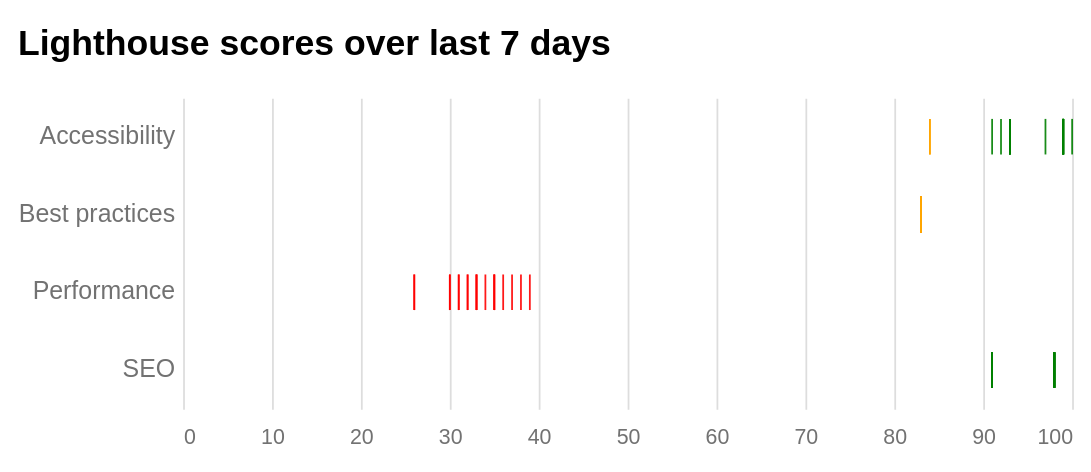

This figure's notebook cell:
### Code cell
alt.Chart(chart_df).mark_tick(height=20, opacity=0.9).encode(
    x=alt.X('value:Q', axis=alt.Axis(title=None)),
    y=alt.Y('metric:O', title=None),
    color=alt.Color("color:N", legend=None, scale=alt.Scale(domain=["green", "orange", "red"], range=["green", "orange", "red"])),
    tooltip=["metric", "date", "value"]
).properties(
    title="Lighthouse scores over last 7 days",
    width=500,
    height=175
).configure_axisY(
    labelFontSize=14,
)

### Figure 1 — Vega-Lite specification as saved in the notebook (floating-point values rounded to 4 significant figures)
{"config": {"view": {"width": 500, "height": 300, "stroke": 0}, "padding": {"top": 15, "bottom": 15, "left": 10, "right": 10}, "background": "#ffffff", "title": {"anchor": "start", "font": "\"Libre Franklin\",\"Helvetica\",\"Liberation Sans\",Arial,sans-serif", "color": "#000000", "fontSize": 20, "fontWeight": "bold", "lineHeight": 26, "subtitleFont": "\"Libre Franklin\",\"Helvetica\",\"Liberation Sans\",Arial,sans-serif", "subtitleFontSize": 14, "subtitleLineHeight": 18, "subtitlePadding": 5, "offset": 20}, "arc": {"fill": "#cecece"}, "area": {"fill": "#cecece"}, "line": {"stroke": "#cecece", "strokeWidth": 3}, "path": {"stroke": "#cecece"}, "rect": {"fill": "#cecece"}, "bar": {"fill": "#cecece"}, "point": {"stroke": "#cecece"}, "axis": {"titleFont": "\"Libre Franklin\",\"Helvetica\",\"Liberation Sans\",Arial,sans-serif", "titleFontSize": 14, "titleFontWeight": "normal", "labelFont": "\"Libre Franklin\",\"Helvetica\",\"Liberation Sans\",Arial,sans-serif", "labelFontSize": 12, "labelFontWeight": "normal", "tickColor": "#727272", "labelColor": "#727272"}, "axisX": {"labelAngle": 0, "labelPadding": 10, "labelFlush": true, "tickSize": 0, "domain": false}, "axisY": {"labelBaseline": "middle", "labelPadding": 5, "labelFlush": true, "tickSize": 0, "titleAlign": "left", "titleAngle": 0, "titleX": -45, "titleY": -11, "domain": false, "labelFontSize": 14}, "legend": {"titleFont": "\"Libre Franklin\",\"Helvetica\",\"Liberation Sans\",Arial,sans-serif", "titleFontSize": 14, "titleFontWeight": "normal", "symbolType": "square", "labelFont": "\"Libre Franklin\",\"Helvetica\",\"Liberation Sans\",Arial,sans-serif", "labelFontSize": 13}, "range": {"heatmap": ["#5e5e5e", "#727272", "#858585", "#989898", "#aaaaaa", "#bcbcbc", "#c4c4c4", "#cecece", "#e0e0e0", "#f0f0f0", "#ffffff"], "ordinal": ["#5e5e5e", "#727272", "#858585", "#989898", "#aaaaaa", "#bcbcbc", "#c4c4c4", "#cecece", "#e0e0e0", "#f0f0f0", "#ffffff"], "ramp": ["#5e5e5e", "#727272", "#858585", "#989898", "#aaaaaa", "#bcbcbc", "#c4c4c4", "#cecece", "#e0e0e0", "#f0f0f0", "#ffffff"]}}, "data": {"name": "data-467b7925b7e5810b6971da13afeb7195"}, "mark": {"type": "tick", "height": 20, "opacity": 0.9}, "encoding": {"color": {"field": "color", "legend": null, "scale": {"domain": ["green", "orange", "red"], "range": ["green", "orange", "red"]}, "type": "nominal"}, "tooltip": [{"field": "metric", "type": "nominal"}, {"field": "date", "type": "temporal"}, {"field": "value", "type": "quantitative"}], "x": {"axis": {"title": null}, "field": "value", "type": "quantitative"}, "y": {"field": "metric", "title": null, "type": "ordinal"}}, "height": 175, "title": "Lighthouse scores over last 7 days", "width": 500, "$schema": "https://vega.github.io/schema/vega-lite/v4.17.0.json", "datasets": {"data-467b7925b7e5810b6971da13afeb7195": [{"handle": "nytimes", "file_name": "nytimes-2022-08-11T01:19:38.394745-04:00.lighthouse.json", "date": "2022-08-11T00:00:00", "metric": "Performance", "value": 36.0, "color": "red"}, {"handle": "nytimes", "file_name": "nytimes-2022-08-11T01:19:38.394745-04:00.lighthouse.json", "date": "2022-08-11T00:00:00", "metric": "Accessibility", "value": 100.0, "color": "green"}, {"handle": "nytimes", "file_name": "nytimes-2022-08-11T01:19:38.394745-04:00.lighthouse.json", "date": "2022-08-11T00:00:00", "metric": "Best practices", "value": 83.0, "color": "orange"}, {"handle": "nytimes", "file_name": "nytimes-2022-08-11T01:19:38.394745-04:00.lighthouse.json", "date": "2022-08-11T00:00:00", "metric": "SEO", "value": 98.0, "color": "green"}, {"handle": "nytimes", "file_name": "nytimes-2022-08-11T12:55:19.137945-04:00.lighthouse.json", "date": "2022-08-11T00:00:00", "metric": "Performance", "value": 26.0, "color": "red"}, {"handle": "nytimes", "file_name": "nytimes-2022-08-11T12:55:19.137945-04:00.lighthouse.json", "date": "2022-08-11T00:00:00", "metric": "Accessibility", "value": 93.0, "color": "green"}, {"handle": "nytimes", "file_name": "nytimes-2022-08-11T12:55:19.137945-04:00.lighthouse.json", "date": "2022-08-11T00:00:00", "metric": "Best practices", "value": 83.0, "color": "orange"}, {"handle": "nytimes", "file_name": "nytimes-2022-08-11T12:55:19.137945-04:00.lighthouse.json", "date": "2022-08-11T00:00:00", "metric": "SEO", "value": 91.0, "color": "green"}, {"handle": "nytimes", "file_name": "nytimes-2022-08-11T14:49:28.962692-04:00.lighthouse.json", "date": "2022-08-11T00:00:00", "metric": "Performance", "value": 35.0, "color": "red"}, {"handle": "nytimes", "file_name": "nytimes-2022-08-11T14:49:28.962692-04:00.lighthouse.json", "date": "2022-08-11T00:00:00", "metric": "Accessibility", "value": 99.0, "color": "green"}, {"handle": "nytimes", "file_name": "nytimes-2022-08-11T14:49:28.962692-04:00.lighthouse.json", "date": "2022-08-11T00:00:00", "metric": "Best practices", "value": 83.0, "color": "orange"}, {"handle": "nytimes", "file_name": "nytimes-2022-08-11T14:49:28.962692-04:00.lighthouse.json", "date": "2022-08-11T00:00:00", "metric": "SEO", "value": 98.0, "color": "green"}, {"handle": "nytimes", "file_name": "nytimes-2022-08-11T17:12:27.573384-04:00.lighthouse.json", "date": "2022-08-11T00:00:00", "metric": "Performance", "value": 35.0, "color": "red"}, {"handle": "nytimes", "file_name": "nytimes-2022-08-11T17:12:27.573384-04:00.lighthouse.json", "date": "2022-08-11T00:00:00", "metric": "Accessibility", "value": 99.0, "color": "green"}, {"handle": "nytimes", "file_name": "nytimes-2022-08-11T17:12:27.573384-04:00.lighthouse.json", "date": "2022-08-11T00:00:00", "metric": "Best practices", "value": 83.0, "color": "orange"}, {"handle": "nytimes", "file_name": "nytimes-2022-08-11T17:12:27.573384-04:00.lighthouse.json", "date": "2022-08-11T00:00:00", "metric": "SEO", "value": 98.0, "color": "green"}, {"handle": "nytimes", "file_name": "nytimes-2022-08-12T05:41:06.264758-04:00.lighthouse.json", "date": "2022-08-12T00:00:00", "metric": "Performance", "value": 31.0, "color": "red"}, {"handle": "nytimes", "file_name": "nytimes-2022-08-12T05:41:06.264758-04:00.lighthouse.json", "date": "2022-08-12T00:00:00", "metric": "Accessibility", "value": 99.0, "color": "green"}, {"handle": "nytimes", "file_name": "nytimes-2022-08-12T05:41:06.264758-04:00.lighthouse.json", "date": "2022-08-12T00:00:00", "metric": "Best practices", "value": 83.0, "color": "orange"}, {"handle": "nytimes", "file_name": "nytimes-2022-08-12T05:41:06.264758-04:00.lighthouse.json", "date": "2022-08-12T00:00:00", "metric": "SEO", "value": 98.0, "color": "green"}, {"handle": "nytimes", "file_name": "nytimes-2022-08-12T12:13:48.616144-04:00.lighthouse.json", "date": "2022-08-12T00:00:00", "metric": "Performance", "value": 30.0, "color": "red"}, {"handle": "nytimes", "file_name": "nytimes-2022-08-12T12:13:48.616144-04:00.lighthouse.json", "date": "2022-08-12T00:00:00", "metric": "Accessibility", "value": 92.0, "color": "green"}, {"handle": "nytimes", "file_name": "nytimes-2022-08-12T12:13:48.616144-04:00.lighthouse.json", "date": "2022-08-12T00:00:00", "metric": "Best practices", "value": 83.0, "color": "orange"}, {"handle": "nytimes", "file_name": "nytimes-2022-08-12T12:13:48.616144-04:00.lighthouse.json", "date": "2022-08-12T00:00:00", "metric": "SEO", "value": 91.0, "color": "green"}, {"handle": "nytimes", "file_name": "nytimes-2022-08-12T17:12:58.066638-04:00.lighthouse.json", "date": "2022-08-12T00:00:00", "metric": "Performance", "value": 37.0, "color": "red"}, {"handle": "nytimes", "file_name": "nytimes-2022-08-12T17:12:58.066638-04:00.lighthouse.json", "date": "2022-08-12T00:00:00", "metric": "Accessibility", "value": 91.0, "color": "green"}, {"handle": "nytimes", "file_name": "nytimes-2022-08-12T17:12:58.066638-04:00.lighthouse.json", "date": "2022-08-12T00:00:00", "metric": "Best practices", "value": 83.0, "color": "orange"}, {"handle": "nytimes", "file_name": "nytimes-2022-08-12T17:12:58.066638-04:00.lighthouse.json", "date": "2022-08-12T00:00:00", "metric": "SEO", "value": 91.0, "color": "green"}, {"handle": "nytimes", "file_name": "nytimes-2022-08-13T01:05:54.593967-04:00.lighthouse.json", "date": "2022-08-13T00:00:00", "metric": "Performance", "value": 33.0, "color": "red"}, {"handle": "nytimes", "file_name": "nytimes-2022-08-13T01:05:54.593967-04:00.lighthouse.json", "date": "2022-08-13T00:00:00", "metric": "Accessibility", "value": 97.0, "color": "green"}, {"handle": "nytimes", "file_name": "nytimes-2022-08-13T01:05:54.593967-04:00.lighthouse.json", "date": "2022-08-13T00:00:00", "metric": "Best practices", "value": 83.0, "color": "orange"}, {"handle": "nytimes", "file_name": "nytimes-2022-08-13T01:05:54.593967-04:00.lighthouse.json", "date": "2022-08-13T00:00:00", "metric": "SEO", "value": 98.0, "color": "green"}, {"handle": "nytimes", "file_name": "nytimes-2022-08-13T16:53:25.758783-04:00.lighthouse.json", "date": "2022-08-13T00:00:00", "metric": "Performance", "value": 35.0, "color": "red"}, {"handle": "nytimes", "file_name": "nytimes-2022-08-13T16:53:25.758783-04:00.lighthouse.json", "date": "2022-08-13T00:00:00", "metric": "Accessibility", "value": 99.0, "color": "green"}, {"handle": "nytimes", "file_name": "nytimes-2022-08-13T16:53:25.758783-04:00.lighthouse.json", "date": "2022-08-13T00:00:00", "metric": "Best practices", "value": 83.0, "color": "orange"}, {"handle": "nytimes", "file_name": "nytimes-2022-08-13T16:53:25.758783-04:00.lighthouse.json", "date": "2022-08-13T00:00:00", "metric": "SEO", "value": 98.0, "color": "green"}, {"handle": "nytimes", "file_name": "nytimes-2022-08-14T02:58:03.466213-04:00.lighthouse.json", "date": "2022-08-14T00:00:00", "metric": "Performance", "value": 33.0, "color": "red"}, {"handle": "nytimes", "file_name": "nytimes-2022-08-14T02:58:03.466213-04:00.lighthouse.json", "date": "2022-08-14T00:00:00", "metric": "Accessibility", "value": 99.0, "color": "green"}, {"handle": "nytimes", "file_name": "nytimes-2022-08-14T02:58:03.466213-04:00.lighthouse.json", "date": "2022-08-14T00:00:00", "metric": "Best practices", "value": 83.0, "color": "orange"}, {"handle": "nytimes", "file_name": "nytimes-2022-08-14T02:58:03.466213-04:00.lighthouse.json", "date": "2022-08-14T00:00:00", "metric": "SEO", "value": 98.0, "color": "green"}, {"handle": "nytimes", "file_name": "nytimes-2022-08-14T13:12:10.110111-04:00.lighthouse.json", "date": "2022-08-14T00:00:00", "metric": "Performance", "value": 33.0, "color": "red"}, {"handle": "nytimes", "file_name": "nytimes-2022-08-14T13:12:10.110111-04:00.lighthouse.json", "date": "2022-08-14T00:00:00", "metric": "Accessibility", "value": 93.0, "color": "green"}, {"handle": "nytimes", "file_name": "nytimes-2022-08-14T13:12:10.110111-04:00.lighthouse.json", "date": "2022-08-14T00:00:00", "metric": "Best practices", "value": 83.0, "color": "orange"}, {"handle": "nytimes", "file_name": "nytimes-2022-08-14T13:12:10.110111-04:00.lighthouse.json", "date": "2022-08-14T00:00:00", "metric": "SEO", "value": 91.0, "color": "green"}, {"handle": "nytimes", "file_name": "nytimes-2022-08-14T14:53:44.471908-04:00.lighthouse.json", "date": "2022-08-14T00:00:00", "metric": "Performance", "value": 32.0, "color": "red"}, {"handle": "nytimes", "file_name": "nytimes-2022-08-14T14:53:44.471908-04:00.lighthouse.json", "date": "2022-08-14T00:00:00", "metric": "Accessibility", "value": 93.0, "color": "green"}, {"handle": "nytimes", "file_name": "nytimes-2022-08-14T14:53:44.471908-04:00.lighthouse.json", "date": "2022-08-14T00:00:00", "metric": "Best practices", "value": 83.0, "color": "orange"}, {"handle": "nytimes", "file_name": "nytimes-2022-08-14T14:53:44.471908-04:00.lighthouse.json", "date": "2022-08-14T00:00:00", "metric": "SEO", "value": 91.0, "color": "green"}, {"handle": "nytimes", "file_name": "nytimes-2022-08-14T17:13:29.763936-04:00.lighthouse.json", "date": "2022-08-14T00:00:00", "metric": "Performance", "value": 31.0, "color": "red"}, {"handle": "nytimes", "file_name": "nytimes-2022-08-14T17:13:29.763936-04:00.lighthouse.json", "date": "2022-08-14T00:00:00", "metric": "Accessibility", "value": 93.0, "color": "green"}, {"handle": "nytimes", "file_name": "nytimes-2022-08-14T17:13:29.763936-04:00.lighthouse.json", "date": "2022-08-14T00:00:00", "metric": "Best practices", "value": 83.0, "color": "orange"}, {"handle": "nytimes", "file_name": "nytimes-2022-08-14T17:13:29.763936-04:00.lighthouse.json", "date": "2022-08-14T00:00:00", "metric": "SEO", "value": 91.0, "color": "green"}, {"handle": "nytimes", "file_name": "nytimes-2022-08-15T02:36:50.381503-04:00.lighthouse.json", "date": "2022-08-15T00:00:00", "metric": "Performance", "value": 30.0, "color": "red"}, {"handle": "nytimes", "file_name": "nytimes-2022-08-15T02:36:50.381503-04:00.lighthouse.json", "date": "2022-08-15T00:00:00", "metric": "Accessibility", "value": 93.0, "color": "green"}, {"handle": "nytimes", "file_name": "nytimes-2022-08-15T02:36:50.381503-04:00.lighthouse.json", "date": "2022-08-15T00:00:00", "metric": "Best practices", "value": 83.0, "color": "orange"}, {"handle": "nytimes", "file_name": "nytimes-2022-08-15T02:36:50.381503-04:00.lighthouse.json", "date": "2022-08-15T00:00:00", "metric": "SEO", "value": 91.0, "color": "green"}, {"handle": "nytimes", "file_name": "nytimes-2022-08-15T15:24:59.416039-04:00.lighthouse.json", "date": "2022-08-15T00:00:00", "metric": "Performance", "value": 26.0, "color": "red"}, {"handle": "nytimes", "file_name": "nytimes-2022-08-15T15:24:59.416039-04:00.lighthouse.json", "date": "2022-08-15T00:00:00", "metric": "Accessibility", "value": 99.0, "color": "green"}, {"handle": "nytimes", "file_name": "nytimes-2022-08-15T15:24:59.416039-04:00.lighthouse.json", "date": "2022-08-15T00:00:00", "metric": "Best practices", "value": 83.0, "color": "orange"}, {"handle": "nytimes", "file_name": "nytimes-2022-08-15T15:24:59.416039-04:00.lighthouse.json", "date": "2022-08-15T00:00:00", "metric": "SEO", "value": 98.0, "color": "green"}, {"handle": "nytimes", "file_name": "nytimes-2022-08-15T16:05:40.790303-04:00.lighthouse.json", "date": "2022-08-15T00:00:00", "metric": "Performance", "value": 32.0, "color": "red"}, {"handle": "nytimes", "file_name": "nytimes-2022-08-15T16:05:40.790303-04:00.lighthouse.json", "date": "2022-08-15T00:00:00", "metric": "Accessibility", "value": 84.0, "color": "orange"}, {"handle": "nytimes", "file_name": "nytimes-2022-08-15T16:05:40.790303-04:00.lighthouse.json", "date": "2022-08-15T00:00:00", "metric": "Best practices", "value": 83.0, "color": "orange"}, {"handle": "nytimes", "file_name": "nytimes-2022-08-15T16:05:40.790303-04:00.lighthouse.json", "date": "2022-08-15T00:00:00", "metric": "SEO", "value": 91.0, "color": "green"}, {"handle": "nytimes", "file_name": "nytimes-2022-08-15T17:14:38.831550-04:00.lighthouse.json", "date": "2022-08-15T00:00:00", "metric": "Performance", "value": 34.0, "color": "red"}, {"handle": "nytimes", "file_name": "nytimes-2022-08-15T17:14:38.831550-04:00.lighthouse.json", "date": "2022-08-15T00:00:00", "metric": "Accessibility", "value": 84.0, "color": "orange"}, {"handle": "nytimes", "file_name": "nytimes-2022-08-15T17:14:38.831550-04:00.lighthouse.json", "date": "2022-08-15T00:00:00", "metric": "Best practices", "value": 83.0, "color": "orange"}, {"handle": "nytimes", "file_name": "nytimes-2022-08-15T17:14:38.831550-04:00.lighthouse.json", "date": "2022-08-15T00:00:00", "metric": "SEO", "value": 91.0, "color": "green"}, {"handle": "nytimes", "file_name": "nytimes-2022-08-16T02:44:33.834719-04:00.lighthouse.json", "date": "2022-08-16T00:00:00", "metric": "Performance", "value": 38.0, "color": "red"}, {"handle": "nytimes", "file_name": "nytimes-2022-08-16T02:44:33.834719-04:00.lighthouse.json", "date": "2022-08-16T00:00:00", "metric": "Accessibility", "value": 99.0, "color": "green"}, {"handle": "nytimes", "file_name": "nytimes-2022-08-16T02:44:33.834719-04:00.lighthouse.json", "date": "2022-08-16T00:00:00", "metric": "Best practices", "value": 83.0, "color": "orange"}, {"handle": "nytimes", "file_name": "nytimes-2022-08-16T02:44:33.834719-04:00.lighthouse.json", "date": "2022-08-16T00:00:00", "metric": "SEO", "value": 98.0, "color": "green"}, {"handle": "nytimes", "file_name": "nytimes-2022-08-16T14:41:04.607575-04:00.lighthouse.json", "date": "2022-08-16T00:00:00", "metric": "Performance", "value": 39.0, "color": "red"}, {"handle": "nytimes", "file_name": "nytimes-2022-08-16T14:41:04.607575-04:00.lighthouse.json", "date": "2022-08-16T00:00:00", "metric": "Accessibility", "value": 99.0, "color": "green"}, {"handle": "nytimes", "file_name": "nytimes-2022-08-16T14:41:04.607575-04:00.lighthouse.json", "date": "2022-08-16T00:00:00", "metric": "Best practices", "value": 83.0, "color": "orange"}, {"handle": "nytimes", "file_name": "nytimes-2022-08-16T14:41:04.607575-04:00.lighthouse.json", "date": "2022-08-16T00:00:00", "metric": "SEO", "value": 98.0, "color": "green"}]}}
